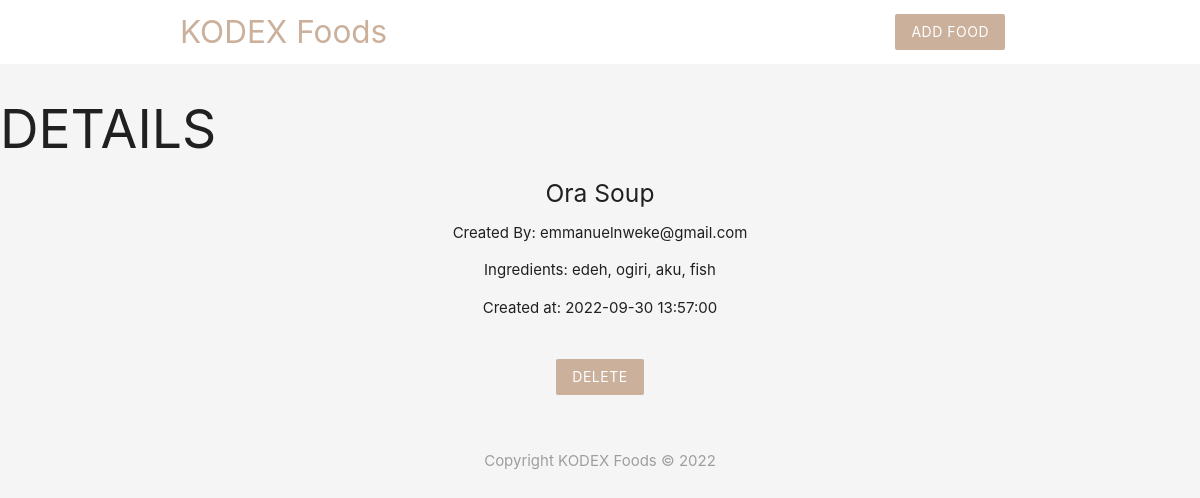
The app's page /details.php?id=3 with its own data.
### tables this page shows
CREATE TABLE `food` (
  `id` int(11) NOT NULL,
  `title` varchar(70) NOT NULL,
  `ingredients` varchar(255) NOT NULL,
  `email` varchar(70) NOT NULL,
  `created_at` timestamp NOT NULL DEFAULT current_timestamp() ON UPDATE current_timestamp()
);

### details.php (the view, shortened to what this page needs)
<?php
include('config/db_connect.php');
if(isset($_GET['id'])){
    $id = mysqli_real_escape_string($conn,$_GET['id']);
    $sql = "SELECT * FROM food WHERE id=$id";
    $result = mysqli_query($conn,$sql);
    $food = mysqli_fetch_assoc($result);
}
?>
<!DOCTYPE html>
<html lang="en">
<?php include 'layout/header.php'; ?>
<h2> DETAILS </h2>
<div class="container center">
    <?php if($food):?>
        <h5> <?php echo $food['title'] ?></h5>
        <p> Created By: <?php echo htmlspecialchars($food['email']) ?></p>
        <p> Ingredients: <?php echo htmlspecialchars($food['ingredients']) ?></p>
        <p> Created at: <?php echo htmlspecialchars($food['created_at']) ?></p>
        <form action="details.php" method="POST">
            <input type="submit" name="delete" value="Delete" class="btn brand z-depth-0">
        </form>
    <?php else: ?>
        <p> No Such Id Found</p>
    <?php endif; ?>
</div>
<?php include 'layout/footer.php'; ?>
</html>

### layout/header.php (style rules this page uses)
.brand { background:#cbb09c !important; }
form { max-width:460px; margin: 20px auto; padding: 20px; }

### records on screen
food: title "Ora Soup", email "emmanuelnweke@gmail.com", ingredients "edeh, ogiri, aku, fish", created_at "2022-09-30 13:57:00"
